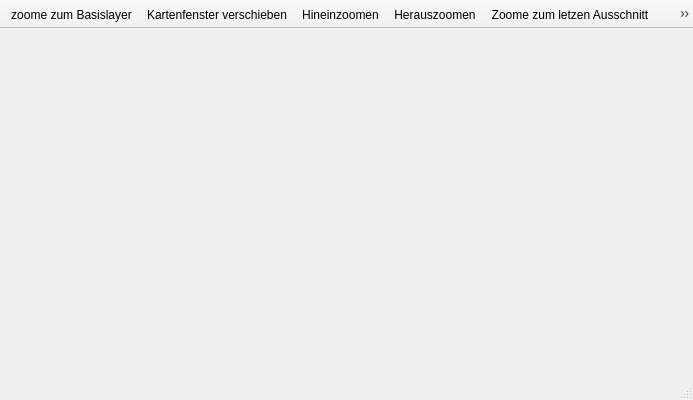
<?xml version="1.0" encoding="UTF-8"?>
<ui version="4.0">
 <class>MainGis</class>
 <widget class="QMainWindow" name="MainGis">
  <property name="geometry">
   <rect>
    <x>0</x>
    <y>0</y>
    <width>693</width>
    <height>400</height>
   </rect>
  </property>
  <property name="windowTitle">
   <string>MainWindow</string>
  </property>
  <property name="animated">
   <bool>true</bool>
  </property>
  <property name="documentMode">
   <bool>false</bool>
  </property>
  <widget class="QWidget" name="centralwidget">
   <layout class="QVBoxLayout" name="verticalLayout">
    <property name="spacing">
     <number>0</number>
    </property>
    <property name="leftMargin">
     <number>0</number>
    </property>
    <property name="topMargin">
     <number>0</number>
    </property>
    <property name="rightMargin">
     <number>0</number>
    </property>
    <property name="bottomMargin">
     <number>0</number>
    </property>
    <item>
     <layout class="QVBoxLayout" name="uiCentralVLay">
      <property name="spacing">
       <number>2</number>
      </property>
      <item>
       <widget class="QgsMapCanvas" name="uiCanvas" native="true"/>
      </item>
     </layout>
    </item>
   </layout>
  </widget>
  <widget class="QMenuBar" name="menubar">
   <property name="geometry">
    <rect>
     <x>0</x>
     <y>0</y>
     <width>693</width>
     <height>21</height>
    </rect>
   </property>
  </widget>
  <widget class="QStatusBar" name="statusbar"/>
  <widget class="QToolBar" name="uiBasicToolbar">
   <property name="windowTitle">
    <string>toolBar</string>
   </property>
   <property name="movable">
    <bool>false</bool>
   </property>
   <property name="floatable">
    <bool>true</bool>
   </property>
   <attribute name="toolBarArea">
    <enum>TopToolBarArea</enum>
   </attribute>
   <attribute name="toolBarBreak">
    <bool>false</bool>
   </attribute>
   <addaction name="actionZoomBase"/>
   <addaction name="actionPan"/>
   <addaction name="actionZoomIn"/>
   <addaction name="actionZoomOut"/>
   <addaction name="actionZoomePrevious"/>
   <addaction name="actionZoomToLayer"/>
   <addaction name="actionZoomToSelected"/>
   <addaction name="separator"/>
   <addaction name="actionDelSelection"/>
   <addaction name="actionSelectFeature"/>
   <addaction name="separator"/>
   <addaction name="actionFeatureInfo"/>
   <addaction name="separator"/>
   <addaction name="actionAddFeature"/>
   <addaction name="separator"/>
  </widget>
  <action name="actionPan">
   <property name="checkable">
    <bool>true</bool>
   </property>
   <property name="icon">
    <iconset resource="../resources.qrc">
     <normaloff>:/svg/resources/icons/mActionPan.svg</normaloff>:/svg/resources/icons/mActionPan.svg</iconset>
   </property>
   <property name="text">
    <string>Kartenfenster verschieben</string>
   </property>
  </action>
  <action name="actionZoomIn">
   <property name="checkable">
    <bool>true</bool>
   </property>
   <property name="icon">
    <iconset resource="../resources.qrc">
     <normaloff>:/svg/resources/icons/mActionZoomIn.svg</normaloff>:/svg/resources/icons/mActionZoomIn.svg</iconset>
   </property>
   <property name="text">
    <string>Hineinzoomen</string>
   </property>
  </action>
  <action name="actionZoomBase">
   <property name="icon">
    <iconset resource="../resources.qrc">
     <normaloff>:/svg/resources/icons/mActionPanToBase.svg</normaloff>:/svg/resources/icons/mActionPanToBase.svg</iconset>
   </property>
   <property name="text">
    <string>zoome zum Basislayer</string>
   </property>
  </action>
  <action name="actionZoomOut">
   <property name="checkable">
    <bool>true</bool>
   </property>
   <property name="icon">
    <iconset resource="../resources.qrc">
     <normaloff>:/svg/resources/icons/mActionZoomOut.svg</normaloff>:/svg/resources/icons/mActionZoomOut.svg</iconset>
   </property>
   <property name="text">
    <string>Herauszoomen</string>
   </property>
  </action>
  <action name="actionZoomePrevious">
   <property name="icon">
    <iconset resource="../resources.qrc">
     <normaloff>:/svg/resources/icons/mActionZoomLast.svg</normaloff>:/svg/resources/icons/mActionZoomLast.svg</iconset>
   </property>
   <property name="text">
    <string>Zoome zum letzen Ausschnitt</string>
   </property>
  </action>
  <action name="actionDelSelection">
   <property name="icon">
    <iconset resource="../resources.qrc">
     <normaloff>:/svg/resources/icons/mActionDeselectAll.svg</normaloff>:/svg/resources/icons/mActionDeselectAll.svg</iconset>
   </property>
   <property name="text">
    <string>Auswahl aufheben</string>
   </property>
  </action>
  <action name="actionZoomToLayer">
   <property name="icon">
    <iconset resource="../resources.qrc">
     <normaloff>:/svg/resources/icons/mActionZoomToLayer.svg</normaloff>:/svg/resources/icons/mActionZoomToLayer.svg</iconset>
   </property>
   <property name="text">
    <string>auf Layer zoomen</string>
   </property>
   <property name="toolTip">
    <string>auf Layer zoomen</string>
   </property>
  </action>
  <action name="actionZoomToSelected">
   <property name="icon">
    <iconset resource="../resources.qrc">
     <normaloff>:/svg/resources/icons/mActionZoomToSelected.svg</normaloff>:/svg/resources/icons/mActionZoomToSelected.svg</iconset>
   </property>
   <property name="text">
    <string>zu ausgewählten Objekten zoomen</string>
   </property>
   <property name="toolTip">
    <string>zu ausgewählten Objekten zoomen</string>
   </property>
  </action>
  <action name="actionSelectFeature">
   <property name="checkable">
    <bool>true</bool>
   </property>
   <property name="icon">
    <iconset resource="../resources.qrc">
     <normaloff>:/svg/resources/icons/mActionSelectRectangle.svg</normaloff>:/svg/resources/icons/mActionSelectRectangle.svg</iconset>
   </property>
   <property name="text">
    <string>wähle ein Objekt</string>
   </property>
   <property name="toolTip">
    <string>&lt;html&gt;&lt;head/&gt;&lt;body&gt;&lt;p&gt;wähle ein oder mehrere Objekte aus;&lt;/p&gt;&lt;p&gt;Mehrere Objekte können durch drücken der STRG-Taste ausgewählt werden.&lt;/p&gt;&lt;/body&gt;&lt;/html&gt;</string>
   </property>
  </action>
  <action name="actionFeatureInfo">
   <property name="checkable">
    <bool>true</bool>
   </property>
   <property name="icon">
    <iconset resource="../resources.qrc">
     <normaloff>:/svg/resources/icons/mActionIdentify.svg</normaloff>:/svg/resources/icons/mActionIdentify.svg</iconset>
   </property>
   <property name="text">
    <string>Objektinformationen abrufen</string>
   </property>
   <property name="toolTip">
    <string>Objektinformationen abrufen</string>
   </property>
  </action>
  <action name="actionAddFeature">
   <property name="icon">
    <iconset resource="../resources.qrc">
     <normaloff>:/svg/resources/icons/mActionAddPolygon.svg</normaloff>:/svg/resources/icons/mActionAddPolygon.svg</iconset>
   </property>
   <property name="text">
    <string>Add</string>
   </property>
  </action>
 </widget>
 <customwidgets>
  <customwidget>
   <class>QgsMapCanvas</class>
   <extends>QWidget</extends>
   <header>qgis.gui</header>
   <container>1</container>
  </customwidget>
 </customwidgets>
 <resources>
  <include location="../resources.qrc"/>
 </resources>
 <connections/>
</ui>
